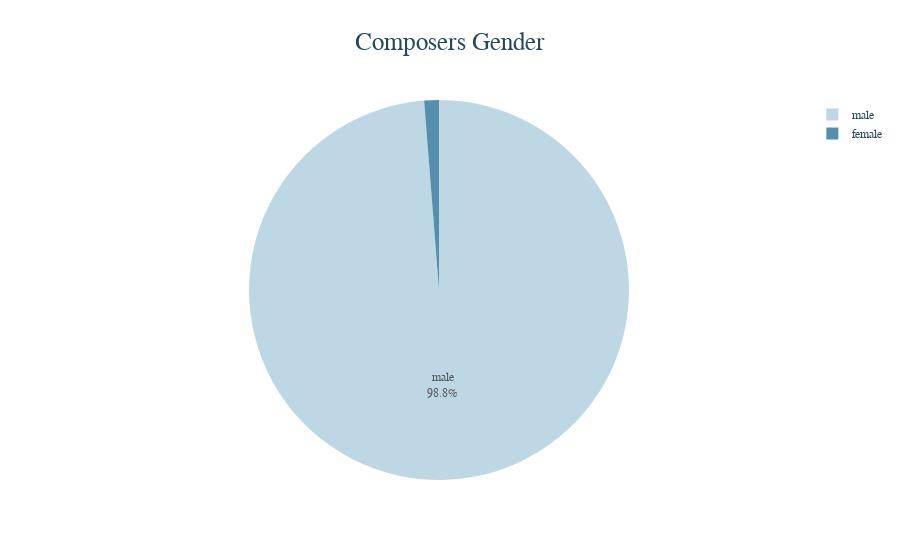

Notebook source saved alongside this figure:
### Code cell
# create a piechart for composers gender
viz6 = px.pie(df6, names='gender', values='number', title='Composers Gender',
             template='simple_white', hover_name="gender", hover_data={'gender':False}, opacity=0.9)

# style the visualization, update traces, title, layout
viz6.layout.title.font = dict(family='Trebuchet MS', size=25)
viz6.layout.font = dict(family='Trebuchet MS', color='#24495b')
colors = ['#b6d3e2', '#4284a6']
viz6.update_traces(marker=dict(colors=colors))
# align plot title
viz6.layout.title.x = 0.5
viz6.layout.title.xanchor = 'center'
# style labels, dimension and info displayed in pie
viz6.update_traces(textposition='inside', textinfo='percent+label')
viz6.update_layout(uniformtext_minsize=10, uniformtext_mode='hide')

viz6.show()

#viz6.write_html("C:/UNI/DHDK/EPDS/Proj/exports/composers_gender.html")

### Figure 1 — Plotly figure (JSON) as saved in the notebook; plotly's stock layout.template omitted (floating-point values rounded to 4 significant figures)
{"data": [{"customdata": [["male"], ["female"]], "domain": {"x": [0, 1], "y": [0, 1]}, "hovertemplate": "<b>%{hovertext}</b><br><br>number=%{value}<extra></extra>", "hovertext": ["male", "female"], "labels": ["male", "female"], "legendgroup": "", "marker": {"colors": ["#b6d3e2", "#4284a6"]}, "name": "", "opacity": 0.9, "showlegend": true, "textinfo": "percent+label", "textposition": "inside", "type": "pie", "values": [237, 3]}], "layout": {"font": {"color": "#24495b", "family": "Trebuchet MS"}, "legend": {"tracegroupgap": 0}, "title": {"font": {"family": "Trebuchet MS", "size": 25}, "text": "Composers Gender", "x": 0.5, "xanchor": "center"}, "uniformtext": {"minsize": 10, "mode": "hide"}}}
